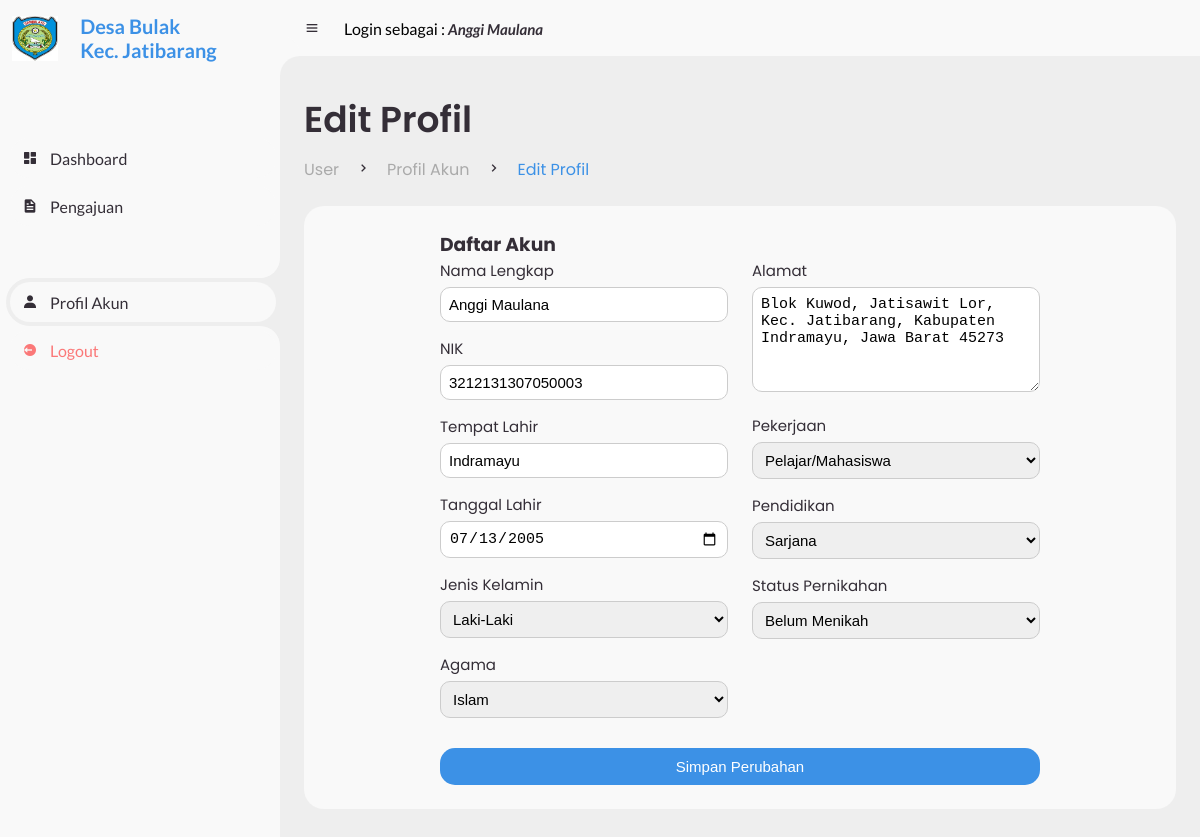
/user/edit-profil.php (signed in), run on the app's committed database.
### tables this page shows
CREATE TABLE `user` (
  `user_id` int(11) NOT NULL,
  `nama` varchar(255) NOT NULL,
  `nik` varchar(20) NOT NULL,
  `tempat_lahir` varchar(255) NOT NULL,
  `tanggal_lahir` date NOT NULL,
  `jenis_kelamin` varchar(255) NOT NULL,
  `agama` varchar(255) NOT NULL,
  `alamat` varchar(255) NOT NULL,
  `pekerjaan` varchar(255) NOT NULL,
  `pendidikan` varchar(255) NOT NULL,
  `status_pernikahan` varchar(255) NOT NULL,
  `password` varchar(255) NOT NULL
);

### user/edit-profil.php (the view, shortened to what this page needs)
<?php
include "header.php";
require '../config/db.php';
$nik = $_SESSION['nik'];
$sql = "SELECT * FROM user WHERE nik = '$nik'";
$result = mysqli_query($conn, $sql);
$userData = mysqli_fetch_assoc($result);
$displayName = $userData['nama'];
?>
<body>
	<section id="sidebar">
		<?php include 'brand.php' ?>
		<ul class="side-menu top">
			<li>
				<a href="index.php">
					<i class='bx bxs-dashboard' ></i>
					<span class="text">Dashboard</span>
				</a>
			</li>
			<li>
				<a href="pengajuan.php">
					<i class='bx bxs-file' ></i>
					<span class="text">Pengajuan</span>
				</a>
			</li>
		</ul>
		<ul class="side-menu">
			<li class="active">
				<a href="profil.php">
					<i class='bx bxs-user' ></i>
					<span class="text">Profil Akun</span>
				</a>
			</li>
			<li>
				<a href="logout.php" class="logout">
					<i class='bx bxs-log-out-circle' ></i>
					<span class="text">Logout</span>
				</a>
			</li>
		</ul>
	</section>
	<section id="content">
		<?php include "navbar.php" ?>
		<main>
			<div class="head-title">
				<div class="left">
					<h1>Edit Profil</h1>
					<ul class="breadcrumb">
						<li>
							<a href="index.html">User</a>
						</li>
						<li><i class='bx bx-chevron-right' ></i></li>
						<li>
							<a href="#">Profil Akun</a>
						</li>
                        <li><i class='bx bx-chevron-right' ></i></li>
						<li>
							<a class="active" href="#">Edit Profil</a>
						</li>
					</ul>
				</div>
			</div>
			<div class="table-data">
            <div class="order">
                <div class="formulir-pengajuan"  id="pengajuanForm">
                <form action="edit-profil/proses-edit.php" method="POST">
                            <h3>Daftar Akun</h3>
                            <div class="form-row">
                                <div class="form-column">
                                    <div class="data-user">
                                        <label for="nama">Nama Lengkap</label>
                                        <input type="text" name="nama" id="nama" value="<?php echo $userData['nama']; ?>" required>
                                    </div>
                                    <div class="data-user">
                                        <label for="nik">NIK</label>
                                        <input type="number" name="nik" id="nik" value="<?php echo $userData['nik']; ?>" required>
                                    </div>
                                    <div class="data-user">
                                        <div class="ttl">
                                            <label for="tempat">Tempat Lahir</label>
                                            <input type="text" name="tempat" id="tempat" value="<?php echo $userData['tempat_lahir']; ?>" required>
                                        </div>
                                        <div class="ttl">
                                            <label for="tanggal">Tanggal Lahir</label>
                                            <input type="date" name="tanggal" id="tanggal" value="<?php echo $userData['tanggal_lahir']; ?>" required>
                                        </div>
                                    </div>
                                    <div class="data-user">
                                        <label for="jenis_kelamin">Jenis Kelamin</label>
                                        <select name="jenis_kelamin" id="jenis_kelamin" required>
                                            <option value="Laki-Laki" <?php if($userData['jenis_kelamin'] == 'Laki-Laki') echo 'selected'; ?>>Laki-Laki</option>
                                        </select>
                                    </div>
                                    <div class="data-user">
                                        <label for="agama">Agama</label>
                                        <select name="agama" id="agama" required>
                                            <option value="Islam" <?php if($userData['agama'] == 'Islam') echo 'selected'; ?>>Islam</option>
                                        </select>
                                    </div>
                                </div>
                                <div class="form-column">
                                    <div class="data-user">
                                        <label for="alamat">Alamat</label>
                                        <textarea name="alamat" id="alamat" required><?php echo $userData['alamat']; ?></textarea>
                                    </div>
                                    <div class="data-user">
                                        <label for="pekerjaan">Pekerjaan</label>
                                        <select name="pekerjaan" id="pekerjaan" required>
                                            <option value="Pelajar/Mahasiswa" <?php if($userData['pekerjaan'] == 'Pelajar/Mahasiswa') echo 'selected'; ?>>Pelajar/Mahasiswa</option>
                                        </select>
                                    </div>
                                    <div class="data-user">
                                        <label for="pendidikan">Pendidikan</label>
                                        <select name="pendidikan" id="pendidikan" required>
                                            <option value="Sarjana" <?php if($userData['pendidikan'] == 'Sarjana') echo 'selected'; ?>>Sarjana</option>
                                        </select>
                                    </div>
                                    <div class="data-user">
                                        <label for="status_pernikahan">Status Pernikahan</label>
                                        <select name="status_pernikahan" id="status_pernikahan" required>
                                            <option value="Belum Menikah" <?php if($userData['status_pernikahan'] == 'Belum Menikah') echo 'selected'; ?>>Belum Menikah</option>
                                        </select>
                                    </div>
                                </div>
                            </div>
                            <button type="submit">Simpan Perubahan</button>
                        </form>
                </div>
            </div>
        </div>
		</main>
	</section>
</body>
</html>

### user/navbar.php (shortened to what this page needs)
<nav>
    <i class='bx bx-menu'></i>
    <p>Login sebagai : <a href="#" class="nav-link"><i><?php echo htmlspecialchars($displayName, ENT_QUOTES, 'UTF-8'); ?></i></a></p>
</nav>

### data on the page
user: nama "Anggi Maulana", nik "3212131307050003", tempat "Indramayu", tanggal "07/13/2005", jenis_kelamin "Laki-Laki", agama "Islam", alamat "Blok Kuwod, Jatisawit Lor, Kec. Jatibarang, Kabupaten Indramayu, Jawa Barat 45273", pekerjaan "Pelajar/Mahasiswa", pendidikan "Sarjana", status_pernikahan "Belum Menikah"
